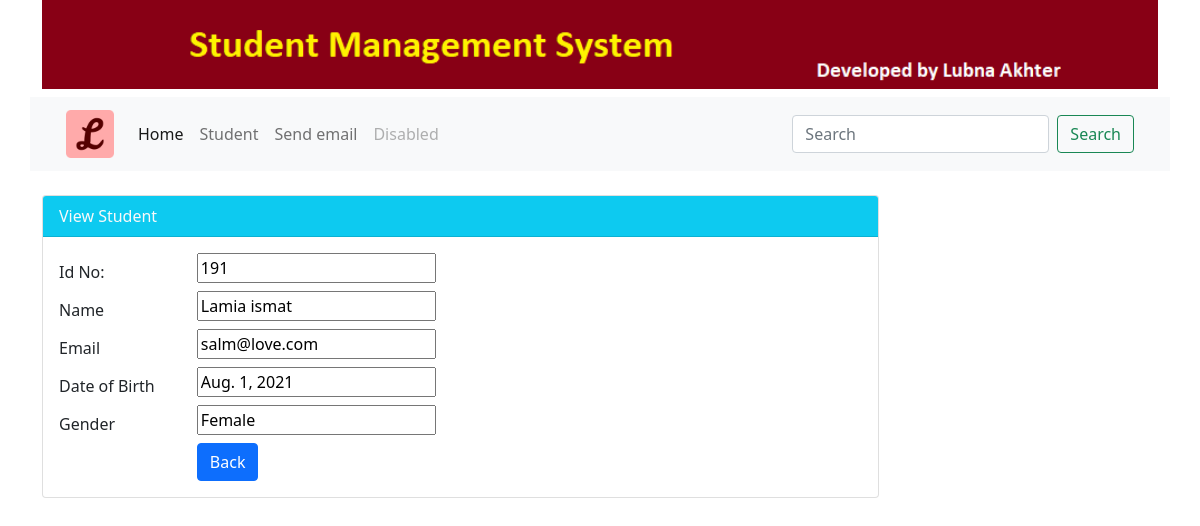
The app's page /std/details/191 with its own data.
### myapp/models.py (models this page shows, shortened)
class Student(models.Model):
    GENDER_CHOICES = [('Male', 'Male'),('Female', 'Female')]  #[(tuple)], ('Male', 'Male') one for desply one male for value
    id = models.AutoField(primary_key = True)
    name = models.CharField(max_length = 100)
    email = models.EmailField(unique = True, blank = True)
    dob = models.DateField(default = datetime.now, blank = True)
    gender = models.CharField(max_length = 6, choices = GENDER_CHOICES, default = 'Male', )

### myapp/views.py (the view)
# urls.py: path('details/<int:id>', views.show, name = 'details'),
def show(request,id):
    student = Student.objects.get(pk = id)
    form = StudentForm(request.POST or None, instance = student)
    context = {'title':'Detais', 'student':student}
    return render(request, 'student/details.html', context)

### templates/student/details.html (shortened to what this page needs)
{% extends 'base.html' %}
{% block content %}
        <form action="">
            <div class="card w-75">
                <div class="card-header bg-info text-light">
                  View Student
                </div>
                <div class="card-body">
                    <div class="form-group row">
                        <label class="col-sm-2 col-form-label" for="Id">Id No:</label>
                        <div class="col-sm-6">
                            <input name="Id" type="text" id="id_id" value="{{ student.id }}">
                        </div>
                    </div>
                    <div class="form-group row">
                        <label class="col-sm-2 col-form-label" for="Id">Name</label>
                        <div class="col-sm-10">
                            <input name="name" type="text" id="id_name" value="{{ student.name }}">
                        </div>
                    </div>
                    <div class="form-group row">
                        <label class="col-sm-2 col-form-label" for="Id">Email</label>
                        <div class="col-sm-10">
                            <input name="email" type="text" id="id_email" value="{{ student.email }}">
                        </div>
                    </div>
                    <div class="form-group row">
                        <label class="col-sm-2 col-form-label" for="Id">Date of Birth</label>
                        <div class="col-sm-10">
                            <input name="dob" type="text" id="id_dob" value="{{ student.dob }}">
                        </div>
                    </div>
                    <div class="form-group row">
                        <label class="col-sm-2 col-form-label" for="Id">Gender</label>
                        <div class="col-sm-10">
                            <input name="gender" type="text" id="id_gender" value="{{ student.gender }}">
                        </div>
                    </div>
                    <div class="form-group row">
                        <label class="col-sm-2 col-form-label"></label>
                        <div class="col-sm-10">
                            <a href="{% url 'student:home' %}" class="btn btn-primary">Back</a>
                        </div>
                    </div>
                </div>
              </div>
        </form>
{% endblock %}

### records on screen
Student: Id "191", name "Lamia ismat", email "salm@love.com", dob "Aug. 1, 2021", gender "Female"
